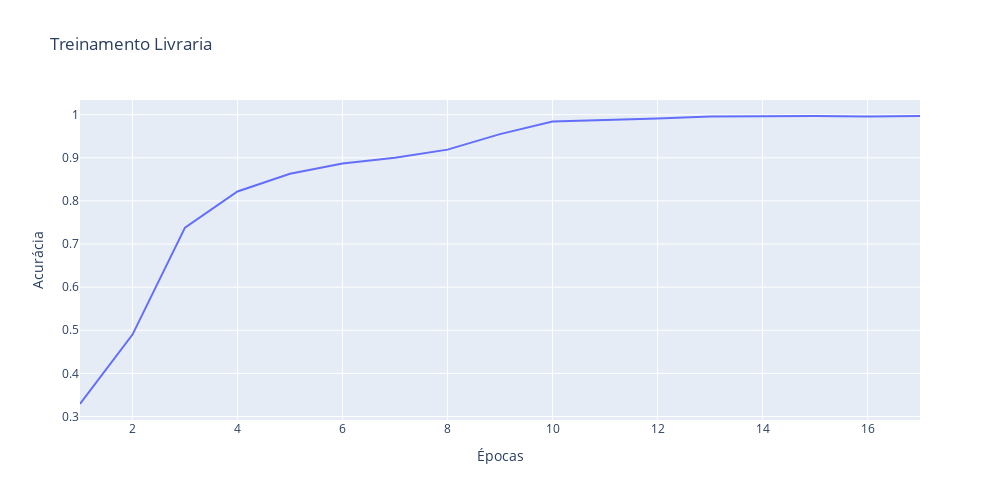

Notebook code cell kept with this figure:
### Code cell
epocas = [range(1, 18)] # Número de épocas utilizadas + 1

fig = px.line(x = epocas, y = train_acc_og, title='Treinamento Livraria')
fig.update_yaxes(title='Acurácia')
fig.update_xaxes(title='Épocas')
fig.update_layout(showlegend=False, autosize=False, width=1000, height=500)
fig.show()

### Figure 1 — Plotly figure (JSON) as saved in the notebook; plotly's stock layout.template omitted (floating-point values rounded to 4 significant figures)
{"data": [{"hovertemplate": "variable=wide_variable_0<br>value=%{x}<br>y=%{y}<extra></extra>", "legendgroup": "wide_variable_0", "line": {"color": "#636efa", "dash": "solid"}, "marker": {"symbol": "circle"}, "mode": "lines", "name": "wide_variable_0", "orientation": "v", "showlegend": true, "type": "scatter", "x": [1, 2, 3, 4, 5, 6, 7, 8, 9, 10, 11, 12, 13, 14, 15, 16, 17], "xaxis": "x", "y": [0.329, 0.49, 0.738, 0.822, 0.863, 0.887, 0.9, 0.919, 0.955, 0.984, 0.988, 0.991, 0.996, 0.997, 0.997, 0.996, 0.997], "yaxis": "y"}], "layout": {"autosize": false, "height": 500, "legend": {"title": {"text": "variable"}, "tracegroupgap": 0}, "showlegend": false, "title": {"text": "Treinamento Livraria"}, "width": 1000, "xaxis": {"anchor": "y", "domain": [0, 1], "title": {"text": "Épocas"}}, "yaxis": {"anchor": "x", "domain": [0, 1], "title": {"text": "Acurácia"}}}}
